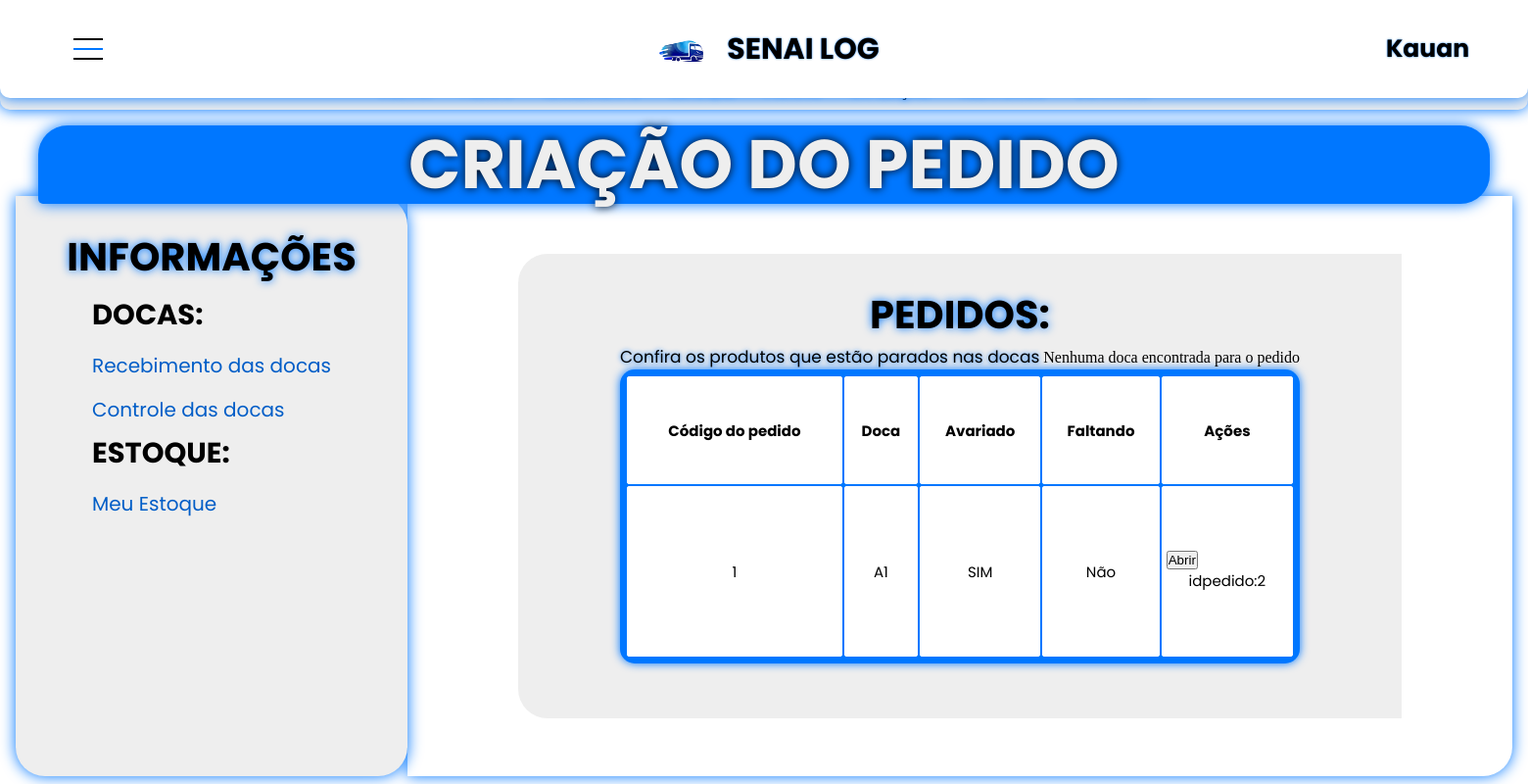
The page /Paginas/recebimentodoca.php (signed in) on the database its author committed.
### tables this page shows
CREATE TABLE `docas` (
  `cod_doca` int(11) NOT NULL,
  `posicao` varchar(5) NOT NULL,
  `id_pedido` int(11) NOT NULL,
  `codTurma` varchar(255) NOT NULL
);

CREATE TABLE `pedido` (
  `id_pedido` int(11) NOT NULL,
  `cod_pedido` int(11) NOT NULL,
  `DataVenda` datetime NOT NULL,
  `ValorTotal` double NOT NULL,
  `CNPJEmitente` varchar(65) NOT NULL,
  `CNPJ_Destinatario` varchar(64) NOT NULL,
  `CNPJ_Transportadora` varchar(65) NOT NULL,
  `Situacao` varchar(255) NOT NULL,
  `InformacaoAdicional` varchar(255) NOT NULL,
  `codTurma` varchar(255) NOT NULL
);

CREATE TABLE `itenspedido` (
  `cod_itenPedido` int(11) NOT NULL,
  `cod_produto` int(11) NOT NULL,
  `cod_pedido` int(11) NOT NULL,
  `Quantidade` int(11) NOT NULL,
  `ValorUnitario` double NOT NULL,
  `ValorTotal` double NOT NULL,
  `Avariado` tinyint(1) NOT NULL,
  `Faltando` tinyint(1) NOT NULL,
  `VistoriaConcluida` tinyint(1) NOT NULL,
  `codTurma` varchar(255) NOT NULL
);

### Paginas/recebimentodoca.php (the view, shortened to what this page needs)
<!DOCTYPE html>
<html lang="pt-br">
<head>
    <link rel="stylesheet" href="../css/menuhorizontal.css"/>
    <link rel="stylesheet" href="../css/controle.css"/>
</head>
<body>
<?php
if (empty($_SESSION['nome'])){
    header('Location: sair.php');
    exit();
} else {
    echo '
    <header>
        <div class="container">
            <div class="main-horizontal">
                <ul class="ul-main">
                    <li class="li-main">
                        <div class="teste">
                            <label for="main-button">
                                <div class="div-button-main">
                                    <span class="button-main"></span>
                                </div>
                        </label>
                        <div class="juntos">
                            <img src="../css/cssimg/logo.png" style="max-width: 85px; max-height: 85px; margin-left: 20px; margin-top: 15px;">
                            <h1>SENAI LOG</h1>
                        </div>
                        <h2>'.htmlspecialchars($_SESSION['nome']).'</h2>
                    </div>
                    </li>
                </ul>
            </div>
        </div>
    </header>
    <main>
        <div class="container-prin">
            <div class="submenu">
                <li class="lisubmenu">
                    <a href="projetoprofessor.php" class="functions-menu">VOLTAR</a>
                    <a href="criarpedido.php" class="functions-menu">PEDIDO</a>
                    <a href="carga.php" class="functions-menu">RECEBIMENTO</a>
                    <a href="#" class="functions-menu">ESTOQUE</a>
                    <a href="#" class="functions-menu">PICKING</a>
                    <a href="#" class="functions-menu">EXPEDIÇÃO</a>
                    <a href="#" class="functions-menu">RELATÓRIOS</a>
                    <a href="#" class="functions-menu">CONTROLE</a>
                </li>
            </div>
            <div class="criar-pedido-container">
                <div class="titulo-pedido">
                    <h3>CRIAÇÃO DO PEDIDO</h3>
                </div>
                <div class="info-total">
                    <div class="criar-pedido">
                        <div class="submenus-pedidos">
                            <h4> INFORMAÇÕES </h4>
                            <div class="info-pedido">
                                <h5>DOCAS:</h5>
                                    <a href="recebimentodoca.php" class="button-pedidos">Recebimento das docas</a>
                                    <a href="controledoca.php" class="button-pedidos">Controle das docas</a>
                                <h5>ESTOQUE:</h5>
                                    <a href="estoque.php" class="button-pedidos">Meu Estoque</a>
                            </div>
                        </div>
                        <div class="criar-pedidos-container">
                            <div class="options-pedido">
                                <div class="produtos-pedido">
                                    <h4>PEDIDOS:</h4>';
    $hostname = "127.0.0.1";
    $user = "root";
    $password = "";
    $database = "logistica";
    $conexao = new mysqli($hostname, $user, $password, $database);
    $codTurma = $conexao->real_escape_string($_SESSION['codTurma']);
    $sql = "SELECT * FROM pedido WHERE codTurma ='$codTurma' AND Situacao = 'Nas docas'";
    $execute = $conexao->query($sql);
    if($execute && $execute->num_rows > 0){
        echo "<div class='main'>
                <div class='tablebox'>
                    <h7>Confira os produtos que estão parados nas docas</h7>
                    <table class='tabela'>
                        <tr>
                            <th>Código do pedido</th>
                            <th>Doca</th>
                            <th>Avariado</th>
                            <th>Faltando</th>
                            <th>Ações</th>
                        </tr>";
        while($row = $execute->fetch_assoc()){
            $idpedidos = $conexao->real_escape_string($row['id_pedido']);
            $cod_pedido = $conexao->real_escape_string($row['cod_pedido']);
            $sql = "SELECT Avariado, Faltando FROM itenspedido WHERE codTurma ='$codTurma' AND cod_pedido = '$idpedidos'";
            $execute = $conexao->query($sql);
            if($execute && $execute->num_rows > 0){
                $row = $execute->fetch_assoc();
                $faltando = $conexao->real_escape_string($row['Faltando']);
                $avariado = $conexao->real_escape_string($row['Avariado']);
                if($avariado == 1 && $faltando == 0){
                    $Avariado = 'SIM';
                    $Faltando = 'Não';
                } elseif($faltando == 1 && $avariado == 0){
                    $Faltando = 'SIM';
                    $Avariado = 'Não';
                } elseif($avariado == 1 && $faltando == 1){
                    $Avariado = 'SIM';
                    $Faltando = 'SIM';
                } else{
                    $Avariado = 'Não';
                    $Faltando = 'Não';
                }
            }
            $sqlDoca = "SELECT * FROM docas WHERE codTurma ='$codTurma' AND id_pedido = '$idpedidos'";
            $executeDoca = $conexao->query($sqlDoca);
            if($executeDoca && $executeDoca->num_rows > 0){
                while($rowDoca = $executeDoca->fetch_assoc()){
                    echo '<tr>
                            <td>' . $cod_pedido . '</td>
                            <td>' . htmlspecialchars($rowDoca['posicao']) . '</td>
                            <td>' . $Avariado . '</td>
                            <td>' . $Faltando . '</td>
                            <td>
                                <form action="controledoca.php" method="POST" class="deletebox">
                                    <input type="hidden" name="id_pedido" value="' . htmlspecialchars($idpedidos) . '">
                                    <input type="submit" name="DesignarProdutos" value="Abrir" style="display: block;">';
                                    echo 'idpedido:'. $idpedidos .'';
                                    echo '
                                </form>
                            </td>
                        </tr>';
                }
            } else {
                echo 'Nenhuma doca encontrada para o pedido ' . $cod_pedido . '';
            }
        }
        echo '</table>
            </div>
        </div>';
    } else {
        echo 'Nenhum pedido encontrado nas docas';
    }
    echo '
                </div>
            </div>
        </div>
    </main>';
} ?>
</body>
</html>

### css/menuhorizontal.css (style rules this page uses)
h2 { font-family: 'Poppins', sans-serif; font-size: 25px; text-shadow: 0 0 2px rgb(0, 119, 255); cursor: default; }
.container { width: 100%; height: 100vh; display: flex; flex-direction: column; flex-wrap: wrap; align-items: center; }
.main-horizontal { z-index: 1; width: 100%; height: auto; background-color: rgb(255, 255, 255); box-shadow: 0 0 15px rgb(0, 119, 255); border-radius: 0 0 10px 10px; display: flex; flex-direction: row; flex-wrap: wrap; justify-content: space-evenly; }
.ul-main { display: flex; flex-direction: row; }
.li-main { display: flex; flex-direction: row; align-items: center; }
.teste { width: 180vh; height: 100%; display: flex; flex-direction: row; justify-content: space-between; align-items: center; }
.juntos { display: flex; flex-direction: row; justify-content: center; align-items: center; }
.div-button-main { cursor: pointer; background: #fff; border-radius: 50%; width: 60px; height: 60px; }
.button-main { position: relative; display: block; background: rgb(0, 119, 255); width: 30px; height: 2px; top: 29px; left: 15px; transition: 0.5s ease-in-out; }
.button-main:before, .button-main:after { background: #000; content: ''; display: block; width: 100%; height: 100%; position: absolute; transition: 0.5s ease-in-out; }
.button-main:before { top: -10px; }
.button-main:after { bottom: -10px; }
input { display: none; }
.container-prin { margin-top: -91vh; width: 100%; height: 91vh; display: flex; flex-direction: row; flex-wrap: wrap; justify-content: center; align-items: center; }
.submenu { margin-top: -1vh; width: 100%; height: 5vh; background-color: #eeeeee; display: flex; flex-direction: row; justify-content: space-around; align-items: center; flex-wrap: nowrap; border-radius: 0 0 10px 10px; box-shadow: 0 0 15px rgb(0, 119, 255); }
.lisubmenu { display: flex; flex-direction: row; align-items: center; justify-content: space-around; }
.functions-menu { cursor: pointer; font-family: 'Poppins', sans-serif; font-size: 15px; margin: 15px; color: black; text-decoration: none; outline: none; text-shadow: 0 0 6px rgb(0, 119, 255); -moz-transition: all 0.3s; -webkit-transition: all 0.3s; transition: all 0.3s; }

### rows shown on the page
docas: id_pedido.cod_pedido "1", posicao "A1", id_pedido.id_pedido "2"
itenspedido: Avariado "SIM", Faltando "Não"

### other values the page prints
$_SESSION['nome'] "Kauan"
